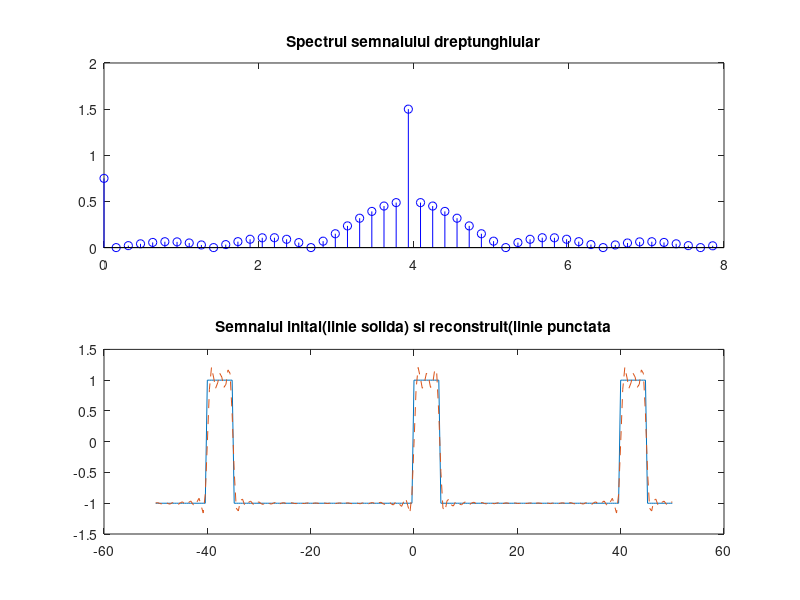

Source code (MATLAB):

P=40;  %perioada semnalului
w0=2*pi/P; %pulsatia
D=5;  %durata semnalului,corespunzator numarului de ordine din lista
N=50;  %numarul de coeficienti
t = -50 : P/100 : 50;     %Pasul de esantionare

f=square( w0 * t, D/P*100) ; %semnalul dreptughiular intial
f0=@(t,k)square( w0 * t, D/P*100).*exp( -1j * k * w0 * t);  %semnalul intial scris in serie fourier complexa
fr=0;  %semnalul reconstruit are intial valoarea 0 

Ck= zeros(1,N);   %Vectorul de coeficienti SFC
A = zeros(1,N);   %Vectorul de coeficienti SFA

for k=1:1:50
    c(k)=(1/P)* integral(@(t) f0(t,k -25 ),0,P);  %calculul coeficientilor din seria fourier complexa
    fr=fr+c(k)*exp( 1j * (k -25) * w0 * t);  %suma semnalului reconstruit
end

a0 = (1 / P) * integral(@(t) f0(t,0),0,P);  %componenta continua a semnalului
A(1)=abs(a0);  %in vectorul de coeficineti ai SFA sunt introduse doar valorile pozitive ale componentei continue
for k = 1:N
      A(k+1) = 2 * abs(c(k)); 
end  %calculul coeficientilor SFA ce reprezinta amplitudinile din spectru

subplot(2,1,1);     %Reprezentarea spectrului de amplitudini al semnalului dreptunghiular
stem([0:N] * w0, A,'b'); 
title('Spectrul semnalului dreptunghiular');

%Reprezentarea semnalului dreptunghiular initial si reconstruit
subplot(2,1,2);
plot(t, f, t, fr,'--');
title('Semnalul inital(linie solida) si reconstruit(linie punctata');
hold on;

%   Se numeste serie Fourier Complexa deoarece coeficientii dezvoltarii sunt numere complexe.Se mai numeste si forma exponentiala
%deoarece functiile elementare sunt functii exponentiale.
      %In urma reconstruirii semnalului cu ajutorul coeficientilor, semnalul reconstruit tinde la forma semnalului initial,iar 
     % pentru un numar foarte mare de coeficienti devine semnalul initial.
      %Amplitudinile sunt numere pozitive si reprezentate grafic in raport cu frecventa formeaza spectrul de amplitudini al 
%semnalului.Este suficienta cunoasterea spectrului de amplitudini pentru a determina semnalul.
      %Spectrul de amplitudini este discret, existand componente numai la anumite frecvente.Amplitudinile componentelor de frecvente
%foarte mari sunt foarte mici(tinzand catre 0)
